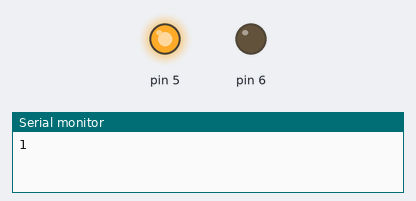
This program was run on a simulated Arduino Uno WiFi Rev2. On the bench: output pins drawn as LEDs (lit = HIGH), the last lines printed to the serial monitor.

Above: at 2.5 s.
At 12.5 s:
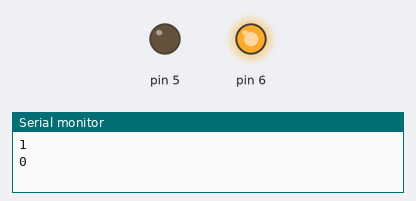
At 17.5 s:
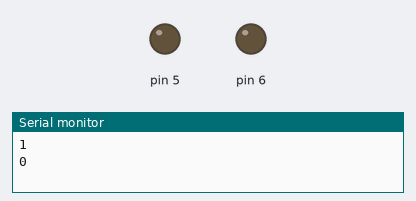
Timing chart, 0 to 26.0 s (numbered marks = the images above):
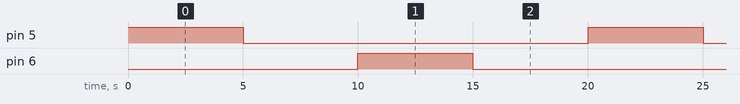

The program:

main.cpp
```cpp
#include <Arduino.h>
#include "actuator.h"

fan myFan(5);   // Pin4
pump myPump(6); // pin5

void setup()
{
  Serial.begin(9600);
}

void loop()
{
  myFan.turnOn();
  Serial.println(myFan.getIsOn());
  delay(5000);
  myFan.turnOff();
  delay(5000);

  myPump.turnOn();
  Serial.println(myFan.getIsOn());
  delay(5000);
  myPump.turnOff();
  delay(5000);
}
```

Measured:
- by itself, pin 5, pin 6: alternates HIGH for 5.0 s and LOW for 15.0 s
- by itself, everything shown: repeats every 20.0 s, in 4 steps
